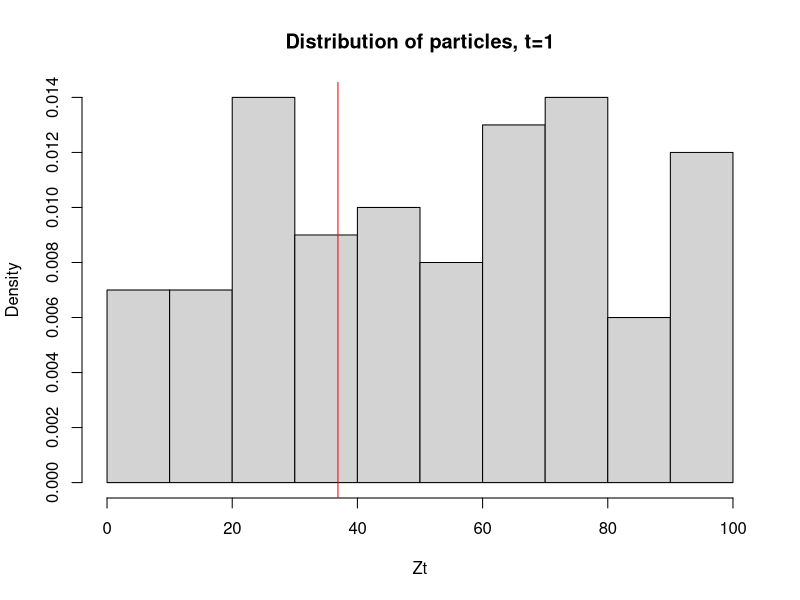
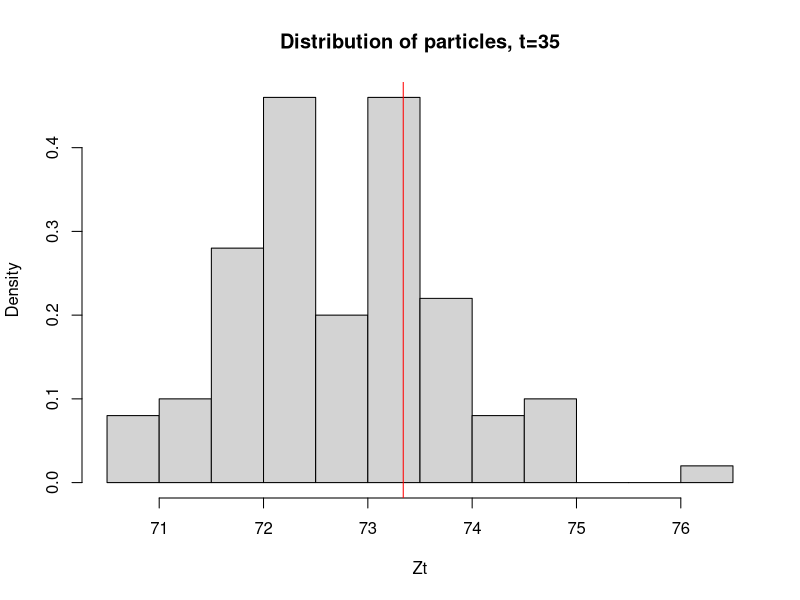
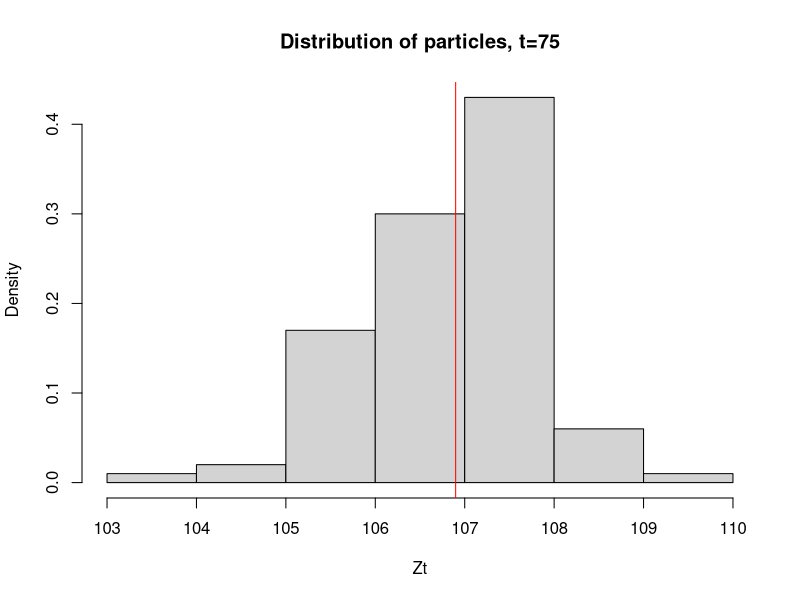
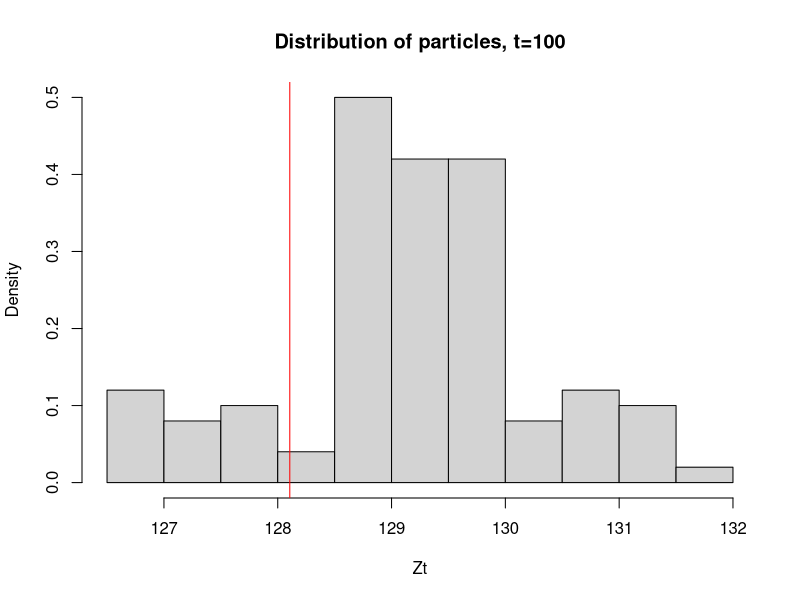
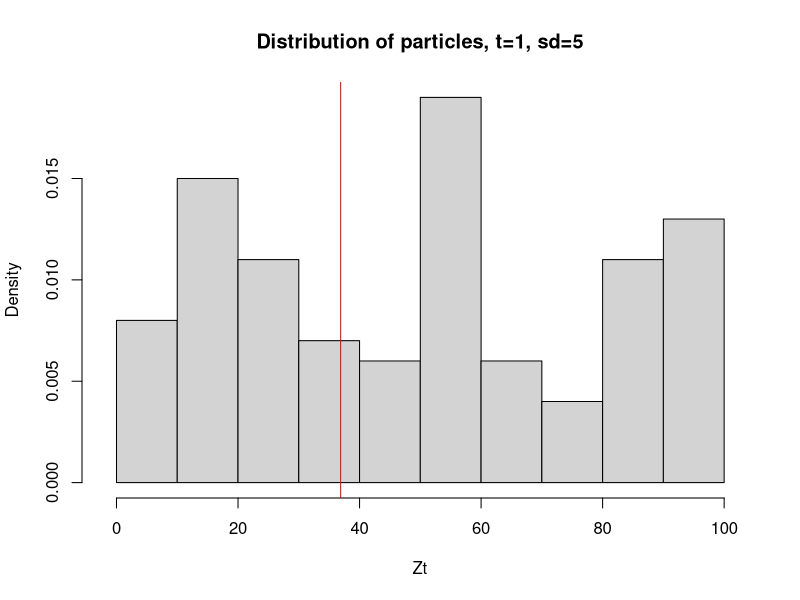
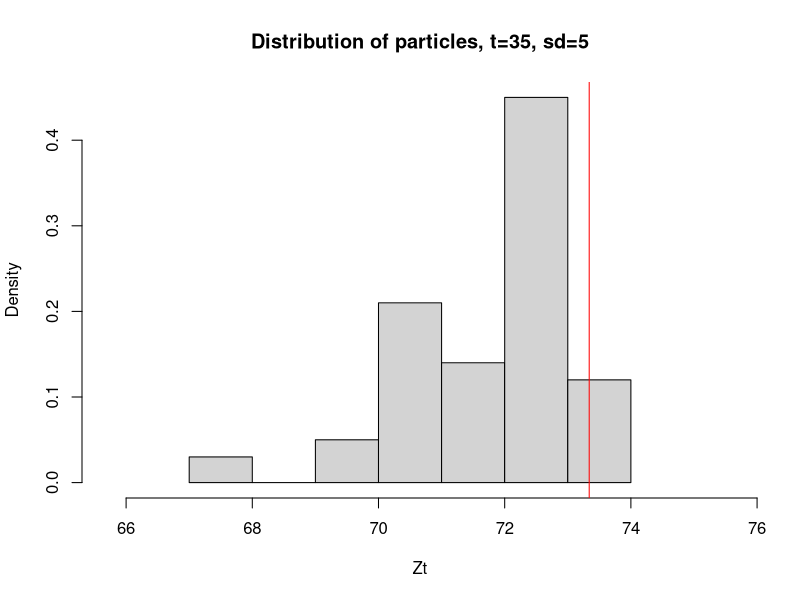
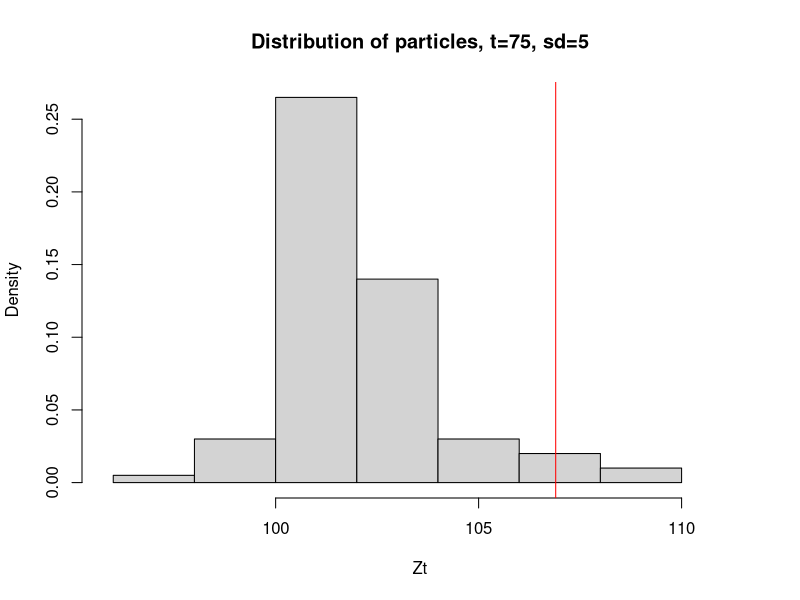
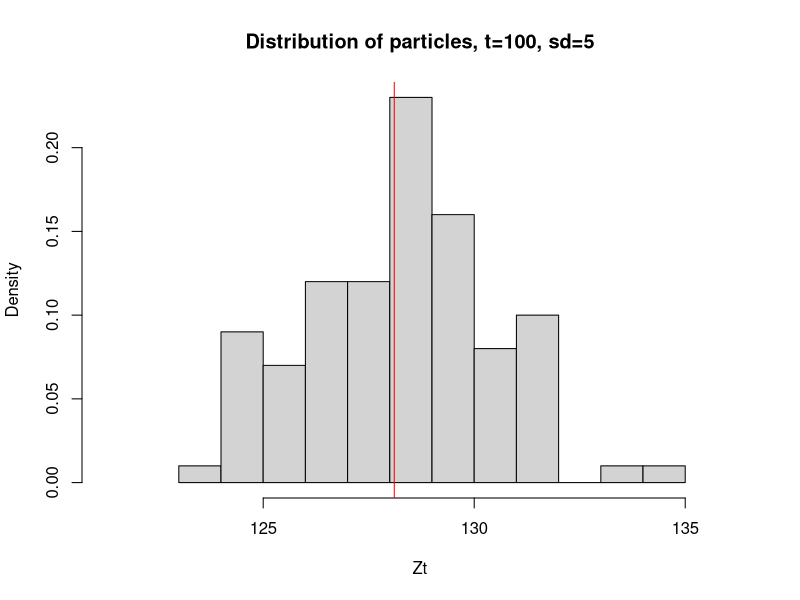

Write R code to recreate these figures, in order.
## ---- chunk 1
knitr::opts_chunk$set(echo = TRUE)
set.seed(987654321)
## ---- chunk 2
# M - number of particals
# Iter - number of time steps T
# z is latent variable
# x is the observation

sampleMix <- function(mean1,mean2,mean3,sdX){
   u <- sample(1:3,1)
   means <- c(mean1,mean2,mean3)
   return(rnorm(1,mean=means[u],sd=sdX))
}

## Function that creates the SSM model
create_SSM <- function(z0,TT, sdX=1){
    Zt <- c(z0)

    Xt <- sampleMix(mean1=z0,mean2=(z0-1),mean3=(z0+1),sd=1)
    
    for (i in 2:TT){
        Zt[i] <- sampleMix(mean1=Zt[i-1],mean2=(Zt[i-1]+1),mean3=(Zt[i-1]+2),sdX=1)
        Xt[i] <- sampleMix(mean1=Zt[i],mean2=(Zt[i]-1),mean3=(Zt[i]+1),sdX=sdX)
    }
    return(list(sates=Zt,observations=Xt))   
    
}

generateX <- function(Zt, TT, sdX=1){
  Xt <- c()
  for (i in 1:TT){
    Xt[i] <- c((rnorm(1,mean=Zt[i],sd=sdX)+rnorm(1,mean=(Zt[i]-1),sd=sdX)+rnorm(1,mean=(Zt[i]+1),sd=sdX))/3)
  }
  return(Xt)
}

## Particle filter function
particles <- function(Obs, M,Iter, sdX=1, correction=TRUE){
    Xt <- Obs

    #Initialise particles for the latent variable
    Zt <- matrix(ncol=Iter,nrow=M)
    wt <- matrix(ncol=Iter,nrow=M)
    Zt_bar <- matrix(ncol=Iter,nrow=M)
    #fill the initial time step
    Zt[,1] <- runif(M,0,100)
    # Add arbitrary values in order for the indexing to work later
    Zt_bar[,1] <- rep.int(1,M) 
    wt[,1] <- rep.int(1,M)

    for (t in 2:Iter){
        # Prediction
        for (m in 1:M){
            # sample from the transition model (current Z_t depends on the Z_{t-1})
            #Zt_bar[m,t] <- (rnorm(1,mean=Zt[m,t-1],sd=1)+rnorm(1,mean=(Zt[m,t-1]+1),sd=1)+rnorm(1,mean=(Zt[m,t-1]+2),sd=1))/3
            Zt_bar[m,t] <- sampleMix(mean1=Zt[m,t-1],mean2=(Zt[m,t-1]+1),mean3=(Zt[m,t-1]+2),sdX=1)
            #Calculate weights
            wt[m,t] <- (dnorm(Xt[t],mean=Zt_bar[m,t],sd=sdX)+dnorm(Xt[t],mean=(Zt_bar[m,t]-1),sd=sdX)+dnorm(Xt[t],mean=(Zt_bar[m,t]+sdX),sd=1))/3
        }
        # Correction
        if (correction){
            Zt[,t]<- sample(Zt_bar[,t], M, replace = TRUE, prob = wt[,t])
        }else{
            Zt[,t] <- Zt_bar[,t]
        }
        
    }
    return(list(Zt=Zt,Zt_bar=Zt_bar,wt=wt))
    
}

## ---- chunk 3
# Create the model
my_SSM <- create_SSM(runif(1,0,100),100)

# Filter particles
results_q1 <- particles(my_SSM$observations,100,100)
## ---- chunk 4
hist(results_q1$Zt[,1],freq = FALSE,xlab = "Zt",main="Distribution of particles, t=1")
abline(v=my_SSM$sates[1],col="red")

hist(results_q1$Zt[,35],freq = FALSE,xlab = "Zt",main="Distribution of particles, t=35")
abline(v=my_SSM$sates[35],col="red")

hist(results_q1$Zt[,75],freq = FALSE,xlab = "Zt",main="Distribution of particles, t=75")
abline(v=my_SSM$sates[75],col="red")

hist(results_q1$Zt[,100],freq = FALSE,xlab = "Zt",main="Distribution of particles, t=100")
abline(v=my_SSM$sates[100],col="red")
## ---- chunk 5
# Create observations for the model with sd=5
my_SSM_2a <-list()
my_SSM_2a$sates <- my_SSM$sates
my_SSM_2a$observations <- generateX(my_SSM$sates,100,sdX = 5)
# Filter particles, sd=5
results_q2a <- particles(my_SSM_2a$observations,100,100,sdX = 5)

# Create the model, sd=50
my_SSM_2b <-list()
my_SSM_2b$sates <- my_SSM$sates
my_SSM_2b$observations <- generateX(my_SSM$sates,100,sdX = 50)
# Filter particles, sd=50
results_q2b <- particles(my_SSM_2b$observations,100,100,sdX = 50)
## ---- chunk 6
# Plot results from 2a, sd =5
hist(results_q2a$Zt[,1],freq = FALSE,xlab = "Zt",main="Distribution of particles, t=1, sd=5",
     xlim=c(min(min(results_q2a$Zt[,1],my_SSM_2a$sates[1]))-2,max(max(results_q2a$Zt[,1]),my_SSM_2a$sates[1])+2))
abline(v=my_SSM_2a$sates[1],col="red")

hist(results_q2a$Zt[,35],freq = FALSE,xlab = "Zt",main="Distribution of particles, t=35, sd=5",
     xlim=c(min(min(results_q2a$Zt[,35],my_SSM_2a$sates[35]))-2,max(max(results_q2a$Zt[,35]),my_SSM_2a$sates[35])+2))
abline(v=my_SSM_2a$sates[35],col="red")

hist(results_q2a$Zt[,75],freq = FALSE,xlab = "Zt",main="Distribution of particles, t=75, sd=5",
     xlim=c(min(min(results_q2a$Zt[,75],my_SSM_2a$sates[75]))-2,max(max(results_q2a$Zt[,75]),my_SSM_2a$sates[75])+2))
abline(v=my_SSM_2a$sates[75],col="red")

hist(results_q2a$Zt[,100],freq = FALSE,xlab = "Zt",main="Distribution of particles, t=100, sd=5",
     xlim=c(min(min(results_q2a$Zt[,100],my_SSM_2a$sates[100]))-2,max(max(results_q2a$Zt[,100]),my_SSM_2a$sates[100])+2))
abline(v=my_SSM_2a$sates[100],col="red")

## ---- chunk 7
# Plot results from 2b, sd =50
hist(results_q2b$Zt[,1],freq = FALSE,xlab = "Zt",main="Distribution of particles, t=1, sd=50",xlim=c(min(min(results_q2b$Zt[,1],my_SSM_2b$sates[1]))-2,max(max(results_q2b$Zt[,1]),my_SSM_2b$sates[1])+2))
abline(v=my_SSM_2b$sates[1],col="red")

hist(results_q2b$Zt[,35],freq = FALSE,xlab = "Zt",main="Distribution of particles, t=35, sd=50",
     xlim=c(min(min(results_q2b$Zt[,35],my_SSM_2b$sates[35]))-2,max(max(results_q2b$Zt[,35]),my_SSM_2b$sates[35])+2))
abline(v=my_SSM_2b$sates[35],col="red")

hist(results_q2b$Zt[,75],freq = FALSE,xlab = "Zt",main="Distribution of particles, t=75, sd=50",
     xlim=c(min(min(results_q2b$Zt[,75],my_SSM_2b$sates[75]))-2,max(max(results_q2b$Zt[,75]),my_SSM_2b$sates[75])+2))
abline(v=my_SSM_2b$sates[75],col="red")

hist(results_q2b$Zt[,100],freq = FALSE,xlab = "Zt",main="Distribution of particles, t=100, sd=50",
     xlim=c(min(min(results_q2b$Zt[,100],my_SSM_2b$sates[100]))-2,max(max(results_q2b$Zt[,100]),my_SSM_2b$sates[100])+2))
abline(v=my_SSM_2b$sates[100],col="red")

## ---- chunk 8
# Filter particles
results_q3 <- particles(my_SSM$observations,100,100,correction = FALSE)


hist(results_q3$Zt[,1],freq = FALSE,xlab = "Zt",main="Distribution of particles, t=1, w=1")
abline(v=my_SSM$sates[1],col="red")

hist(results_q3$Zt[,35],freq = FALSE,xlab = "Zt",main="Distribution of particles, t=35, w=1")
abline(v=my_SSM$sates[35],col="red")

hist(results_q3$Zt[,75],freq = FALSE,xlab = "Zt",main="Distribution of particles, t=75, w=1")
abline(v=my_SSM$sates[75],col="red")

hist(results_q3$Zt[,100],freq = FALSE,xlab = "Zt",main="Distribution of particles, t=100, w=1")
abline(v=my_SSM$sates[100],col="red")

## ---- chunk 9
exp_loc_q1 <- colMeans(results_q1$Zt)
exp_loc_q2a <- colMeans(results_q2a$Zt)
exp_loc_q2b <- colMeans(results_q2b$Zt)
exp_loc_q3 <- colMeans(results_q3$Zt)
## ---- chunk 10

plot(my_SSM$sates, col="black", type="l",ylab="Position", xlab="Time step", 
     main="Comparison of observations, true location, expected location", ylim = c(20,170))
lines(exp_loc_q1, col="blue")
lines(exp_loc_q2a, col="red")
lines(exp_loc_q2b, col="green")
lines(exp_loc_q3, col="purple")
legend("bottomright",c("true position","expected, sd=1","expected, sd=5","expected, sd=50","no correction"),
       col = c("black","blue","red","green","purple"), lty = c(1, 1, 1, 1, 1), lwd=c(rep(2,5)))


plot(my_SSM$observations, pch=20, ylab="Position", xlab="Time step", 
     main="Comparison of observations, true location, expected location", ylim = c(20,170))
lines(my_SSM$sates, col="red")
lines(exp_loc_q1, col="blue")
legend("bottomright",c("observations","true position","expected, sd=1"),
       col = c("black","red","blue"), lty = c(3,1, 1), lwd=c(3,rep(2,2)))


plot(my_SSM_2a$observations, pch=20, ylab="Position", xlab="Time step", 
     main="Comparison of observations, true location, expected location", ylim = c(20,170))
lines(my_SSM$sates, col="red")
lines(exp_loc_q2a, col="blue")
legend("bottomright",c("observations","true position","expected, sd=5"),
       col = c("black","red","blue"), lty = c(3,1, 1), lwd=c(3,rep(2,2)))

plot(my_SSM_2b$observations, pch=20, ylab="Position", xlab="Time step", 
     main="Comparison of observations, true location, expected location", ylim = c(20,170))
lines(my_SSM$sates, col="red")
lines(exp_loc_q2b, col="blue")
legend("bottomright",c("observations","true position","expected, sd=50"),
       col = c("black","red","blue"), lty = c(3,1, 1), lwd=c(3,rep(2,2)))

plot(my_SSM_2b$observations, pch=20, ylab="Position", xlab="Time step", 
     main="Comparison of observations, true location, expected location", ylim = c(20,170))
lines(my_SSM$sates, col="red")
lines(exp_loc_q3, col="blue")
legend("bottomright",c("observations","true position","expected, no corr"),
       col = c("black","red","blue"), lty = c(3,1, 1), lwd=c(3,rep(2,2)))

## ---- chunk 11

## ---- chunk 12

## ---- chunk 13

## ---- chunk 14
plot(pressure)
